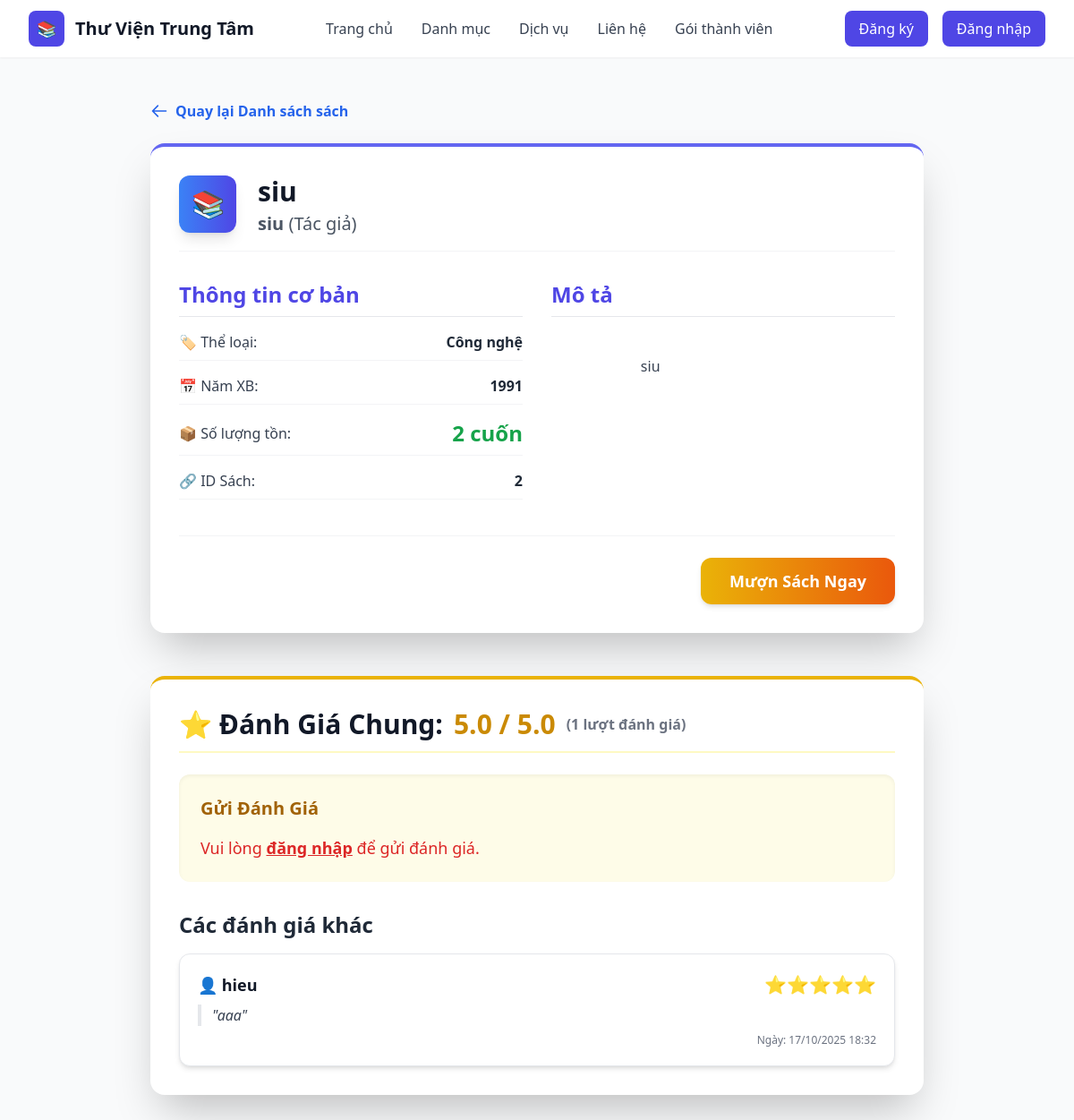
The page /library/book-detail/2/ on the database its author committed.
### Librarian/models.py (models this page shows, shortened)
class Book(models.Model):
    STATUS_CHOICES = [
        ('available', 'Available'),
        ('unavailable', 'Unavailable'),
    ]
    book_id = models.AutoField(primary_key=True)
    title = models.CharField(max_length=255)
    author = models.CharField(max_length=255)
    year = models.IntegerField(blank=True, null=True)
    category = models.CharField(max_length=100, blank=True, null=True)
    quantity = models.PositiveIntegerField(default=0)
    status = models.CharField(max_length=20, choices=STATUS_CHOICES, default='available')
    description = models.TextField(blank=True, null=True)

### library/models.py (models this page shows, shortened)
class Review(models.Model):
    RATING_CHOICES = [
        (1, '⭐'),
        (2, '⭐⭐'),
        (3, '⭐⭐⭐'),
        (4, '⭐⭐⭐⭐'),
        (5, '⭐⭐⭐⭐⭐'),
    ]
    book = models.ForeignKey(Book, on_delete=models.CASCADE, related_name='reviews')
    user = models.ForeignKey(User, on_delete=models.CASCADE)
    rating = models.IntegerField(choices=RATING_CHOICES)
    comment = models.TextField(blank=True, null=True)
    created_at = models.DateTimeField(auto_now_add=True)
    class Meta:
        unique_together = ('book', 'user')
        ordering = ['-created_at']

### library/views.py (the view, shortened to what this page needs)
# urls.py: path('book-detail/<int:book_id>/', views.book_detail_view, name='book_detail_view'),
def book_detail_view(request, book_id):
    book = get_object_or_404(Book, pk=book_id)
    reviews = book.reviews.all()
    avg_rating = reviews.aggregate(Avg('rating'))['rating__avg']
    user_review = None
    if request.user.is_authenticated:
        user_review = reviews.filter(user=request.user).first()
    context = {
        'book': book,
        'reviews': reviews,
        'avg_rating': avg_rating,
        'user_review': user_review, # Đánh giá của người dùng hiện tại
    }
    return render(request, 'library/book_detail.html', context)

### library/templates/library/book_detail.html (shortened to what this page needs)
{% extends "base.html" %}
{% block content %}
<section class="py-12 bg-gray-50 min-h-screen">
    <div class="container mx-auto px-4 max-w-4xl">
        <a href="{% url 'librarian:managebook' %}" class="flex items-center text-blue-600 hover:text-blue-800 mb-6 font-semibold transition-colors">
            <svg class="w-5 h-5 mr-2" fill="none" stroke="currentColor" viewBox="0 0 24 24" xmlns="http://www.w3.org/2000/svg"><path stroke-linecap="round" stroke-linejoin="round" stroke-width="2" d="M10 19l-7-7m0 0l7-7m-7 7h18"></path></svg>
            Quay lại Danh sách sách
        </a>
        <div class="bg-white p-8 rounded-2xl shadow-2xl border-t-4 border-indigo-500">
            <header class="mb-8 pb-4 border-b border-gray-100 flex items-start space-x-6">
                <div class="w-16 h-16 bg-gradient-to-r from-blue-500 to-indigo-600 rounded-xl flex items-center justify-center flex-shrink-0 shadow-lg">
                    <span class="text-white text-3xl">📚</span>
                </div>
                <div>
                    <h1 class="text-3xl font-extrabold text-gray-900">{{ book.title }}</h1>
                    <p class="text-xl text-gray-600 mt-1">
                        <span class="font-semibold">{{ book.author }}</span> (Tác giả)
                    </p>
                </div>
            </header>
            <div class="grid md:grid-cols-2 gap-8">
                <div class="space-y-4 text-gray-700">
                    <h2 class="text-2xl font-bold text-indigo-600 border-b pb-2 mb-4">Thông tin cơ bản</h2>
                    <p class="flex justify-between items-center border-b border-gray-100 pb-2">
                        <span class="font-medium flex items-center space-x-2">🏷️ Thể loại:</span>
                        <span class="font-semibold text-gray-800">{{ book.category }}</span>
                    </p>
                    <p class="flex justify-between items-center border-b border-gray-100 pb-2">
                        <span class="font-medium flex items-center space-x-2">📅 Năm XB:</span>
                        <span class="font-semibold text-gray-800">{{ book.year }}</span>
                    </p>
                    <p class="flex justify-between items-center border-b border-gray-100 pb-2">
                        <span class="font-medium flex items-center space-x-2">📦 Số lượng tồn:</span>
                        <span class="font-extrabold text-2xl {% if book.quantity > 0 %}text-green-600{% else %}text-red-600{% endif %}">{{ book.quantity }} cuốn</span>
                    </p>
                    <p class="flex justify-between items-center border-b border-gray-100 pb-2">
                        <span class="font-medium flex items-center space-x-2">🔗 ID Sách:</span>
                        <span class="font-semibold text-gray-800">{{ book.book_id }}</span>
                    </p>
                </div>
                <div>
                    <h2 class="text-2xl font-bold text-indigo-600 border-b pb-2 mb-4">Mô tả</h2>
                    <p class="text-gray-700 leading-relaxed whitespace-pre-wrap">
                        {{ book.description|default:"Sách này hiện chưa có mô tả chi tiết." }}
                    </p>
                </div>
            </div>
            <div class="mt-10 pt-6 border-t border-gray-100 flex justify-end">
                <button
                    onclick="openBorrowModal('{{ book.book_id }}', '{{ book.title }}', '{{ book.author }}')"
                    class="bg-gradient-to-r from-yellow-500 to-orange-600 text-white px-8 py-3 rounded-xl hover:shadow-xl transition-all duration-300 text-lg font-bold shadow-md disabled:opacity-50"
                >
                    Mượn Sách Ngay
                </button>
            </div>
        </div>
        <div class="mt-12 bg-white p-8 rounded-2xl shadow-2xl border-t-4 border-yellow-500">
            <h2 class="text-3xl font-extrabold text-gray-900 border-b-2 border-yellow-100 pb-3 mb-6 flex items-center space-x-3">
                <span>⭐️ Đánh Giá Chung: </span>
                <span class="text-yellow-600">
                    {% if avg_rating %}{{ avg_rating|floatformat:1 }} / 5.0{% else %}Chưa có{% endif %}
                </span>
                <span class="text-gray-500 text-base">({{ reviews|length }} lượt đánh giá)</span>
            </h2>
            <div class="bg-yellow-50 p-6 rounded-xl shadow-inner mb-8">
                <h3 class="text-xl font-bold text-yellow-700 mb-4">
                    {% if user_review %}Sửa Đánh Giá Của Bạn{% else %}Gửi Đánh Giá{% endif %}
                </h3>
                {% if request.user.is_authenticated %}
                    <form method="POST" class="space-y-4">
                        {% csrf_token %}
                        <div>
                            <label class="block text-sm font-medium text-gray-700 mb-2">Số Sao:</label>
                            <select name="rating" required class="w-full md:w-1/2 px-3 py-2 border border-gray-300 rounded-lg shadow-sm focus:ring-yellow-500 focus:border-yellow-500">
                                {% for value, label in book.reviews.first.RATING_CHOICES|default:'' %}
                                    <option value="{{ value }}"
                                        {% if user_review and user_review.rating == value %}selected{% endif %}>
                                        {{ label }}
                                    </option>
                                {% empty %}
                                    <option value="5" {% if user_review.rating == 5 %}selected{% endif %}>⭐⭐⭐⭐⭐</option>
                                    <option value="4" {% if user_review.rating == 4 %}selected{% endif %}>⭐⭐⭐⭐</option>
                                    <option value="3" {% if user_review.rating == 3 %}selected{% endif %}>⭐⭐⭐</option>
                                    <option value="2" {% if user_review.rating == 2 %}selected{% endif %}>⭐⭐</option>
                                    <option value="1" {% if user_review.rating == 1 %}selected{% endif %}>⭐</option>
                                {% endfor %}
                            </select>
                        </div>
                        <div>
                            <label for="comment" class="block text-sm font-medium text-gray-700">Bình luận:</label>
                            <textarea
                                name="comment"
                                id="comment"
                                rows="4"
                                class="mt-1 block w-full border border-gray-300 rounded-lg shadow-sm focus:ring-yellow-500 focus:border-yellow-500 p-3"
                            >{{ user_review.comment|default:"" }}</textarea>
                        </div>
                        <button type="submit" class="bg-yellow-600 text-white px-6 py-2 rounded-lg font-semibold hover:bg-yellow-700 transition duration-200 shadow-md">
                            {% if user_review %}Cập Nhật Đánh Giá{% else %}Gửi Đánh Giá{% endif %}
                        </button>
                    </form>
                {% else %}
                    <p class="text-lg text-red-600">
                        Vui lòng <a href="{% url 'login' %}" class="font-bold underline">đăng nhập</a> để gửi đánh giá.
                    </p>
                {% endif %}
            </div>
            <h3 class="text-2xl font-bold text-gray-800 mb-4">
                Các đánh giá khác
            </h3>
            <div class="space-y-6">
                {% for review in reviews %}
                    <div class="border border-gray-200 p-5 rounded-xl shadow-md bg-white hover:shadow-lg transition-shadow">
                        <div class="flex justify-between items-center mb-2">
                            <p class="font-bold text-lg text-gray-900">
                                👤 {{ review.user.username }}
                            </p>
                            <div class="text-yellow-500 font-extrabold text-xl">
                                {{ review.get_rating_display }}
                            </div>
                        </div>
                        <p class="text-gray-700 italic border-l-4 border-gray-200 pl-3">
                            "{{ review.comment|default:"— Không có bình luận —" }}"
                        </p>
                        <p class="text-xs text-gray-500 mt-2 text-right">
                            Ngày: {{ review.created_at|date:"d/m/Y H:i" }}
                        </p>
                    </div>
                {% empty %}
                <p class="text-gray-500 italic py-5 text-center border-dashed border-2 border-gray-300 rounded-lg">
                    Chưa có đánh giá nào cho cuốn sách này. Hãy là người đầu tiên!
                </p>
                {% endfor %}
            </div>
        </div>
    </div>
</section>
</body>
{% endblock %}

### rows shown on the page
Book: title "siu", author "siu", category "Công nghệ", year "1991", quantity "2", book_id "2", description "siu"
Review: user.username "hieu", rating "⭐⭐⭐⭐⭐", comment "aaa", created_at "17/10/2025 18:32"

### other values the page prints
{{ avg_rating|floatformat:1 }} "5.0"
{{ reviews|length }} "1"
